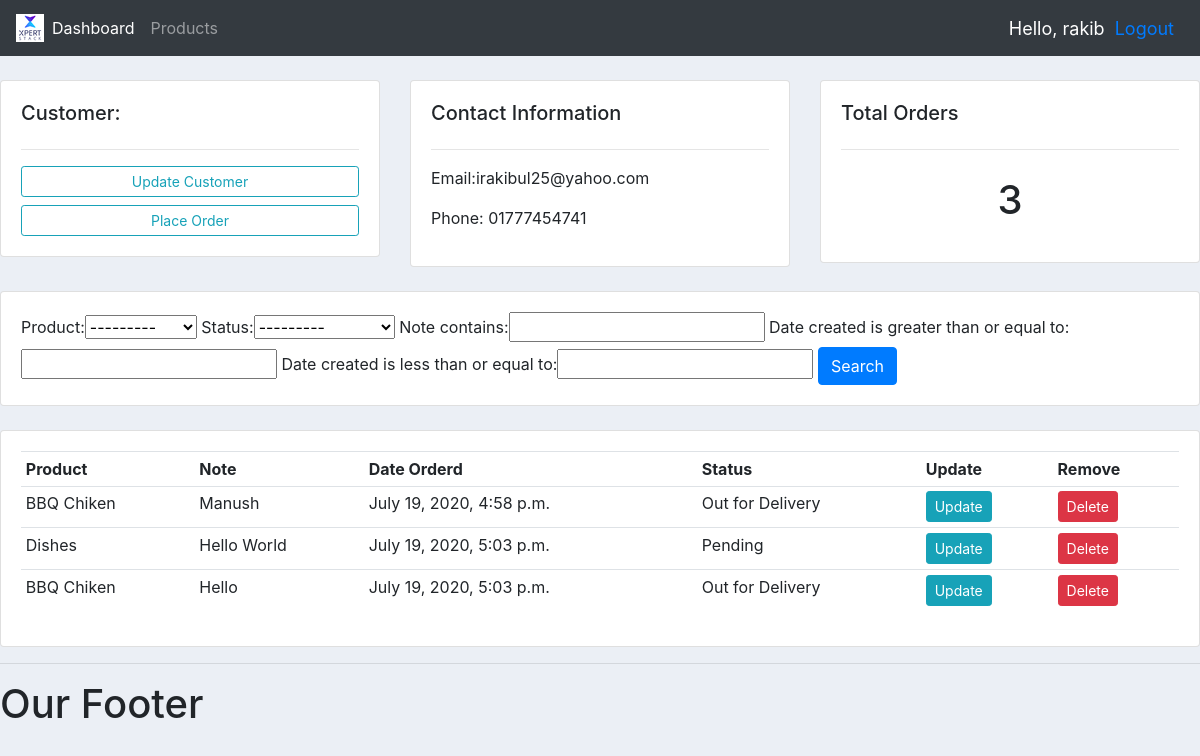
The app's page /customer/1/ (signed in) with its own data.
### accounts/models.py (models this page shows, shortened)
class Customer(models.Model):
    name = models.CharField(max_length=200, null= True)
    phone = models.CharField(max_length=200, null= True)
    email = models.CharField(max_length=200, null= True)
    date_created = models.DateTimeField(auto_now_add= True, null= True)

class Order(models.Model):
    STATUS = (
        ('Pending', 'Pending'),
        ('Out for Delivery', 'Out for Delivery'),
        ('Delivered', 'Delivered'),
        )
    customer= models.ForeignKey(Customer, null=True, on_delete = models.SET_NULL)
    product = models.ForeignKey(Product, null=True, on_delete= models.SET_NULL)
    date_created = models.DateTimeField(auto_now_add= True, null= True)
    status = models.CharField(max_length=200, null= True, choices=STATUS )
    note = models.CharField(max_length=1000, null= True )

class Product(models.Model):
    CATEGORY = (
        ('Indoor','Indoor'),
        ('Out Door', 'Out Door'),
        )
    name = models.CharField(max_length=200, null= True)
    price = models.FloatField( null= True)
    category = models.CharField(max_length=200, null= True, choices=CATEGORY )
    description = models.CharField(max_length=200, null= True, blank= True)
    date_created = models.DateTimeField(auto_now_add= True, null= True)
    tag = models.ManyToManyField(Tag)
    def __str__(self):
        return self.name

### accounts/views.py (the view)
# urls.py: path('customer/<str:pk_test>/', views.customer,  name ="customer"),
@login_required(login_url = 'login')
def customer(request, pk_test):
    customer = Customer.objects.get(id=pk_test)
    orders = customer.order_set.all()
    order_count = orders.count()
    myFilter = OrderFilter(request.GET, queryset=orders)
    orders = myFilter.qs
    context = {'customer':customer, 'orders': orders, 'order_count':order_count,'myFilter':myFilter}
    return render(request, "accounts/customer.html", context)

### templates/accounts/customer.html
{% extends "accounts/main.html" %}
{% block content %}
<br>
<div class="row">
	<div class="col-md">
		<div class="card card-body">
			<h5>Customer:</h5>
			<hr>
			<a class="btn btn-outline-info  btn-sm btn-block" href="">Update Customer</a>
			<a class="btn btn-outline-info  btn-sm btn-block" href="{% url 'create_order' customer.id %}"> Place Order</a>
		</div>
	</div>
	<div class="col-md">
		<div class="card card-body">
			<h5>Contact Information</h5>
			<hr>
			<p>Email:{{ customer.email }} </p>
			<p>Phone: {{ customer.phone }}</p>
		</div>
	</div>
	<div class="col-md">
		<div class="card card-body">
			<h5>Total Orders</h5>
			<hr>
			<h1 style="text-align: center;padding: 10px">{{ order_count }}</h1>
		</div>
	</div>
</div>
<br>
<div class="row">
	<div class="col">
		<div class="card card-body">
			<form method="get">
			{{ myFilter.form }}
		    <button class="btn btn-primary" type="submit">Search</button>
		  </form>
		</div>
	</div>
</div>
<br>
<div class="row">
	<div class="col-md">
		<div class="card card-body">
			<table class="table table-sm">
				<tr>
					<th>Product</th>
					<th>Note</th>
					<th>Date Orderd</th>
					<th>Status</th>
					<th>Update</th>
					<th>Remove</th>
				</tr>
				{% for order in orders %}
				<tr>
					<td>{{ order.product }}</td>
					<td>{{ order.note }}</td>
					<td>{{ order.date_created }}</td>
					<td>{{ order.status }}</td>
					<td><a class ="btn btn-sm btn-info" href="{% url 'update_order' order.id %}">Update</a></td>
					<td><a class ="btn btn-sm btn-danger" href="{% url 'delete_order' order.id %}"> Delete </a></td>
				</tr>
				{% endfor %}
			</table>
		</div>
	</div>
</div>
{% endblock  %}

### templates/accounts/navbar.html (shortened to what this page needs)
{% load static %}
<nav class="navbar navbar-expand-lg navbar-dark bg-dark">
    <img src="{% static 'images/logo.png' %}">
    <div class="collapse navbar-collapse" id="navbarNav">
      <ul class="navbar-nav">
        <li class="nav-item active">
          <a class="nav-link" href="{% url 'home' %} ">Dashboard</a>
        </li>
        <li class="nav-item">
          <a class="nav-link" href="{% url 'products' %}">Products</a>
        </li>
      </ul>
    </div>
    <span class="hello-msg" > Hello, {{ request.user }} </span>
    <span class="hello-msg"> <a href="{% url 'logout' %}">Logout </a></span>
  </nav>

### static/css/main.css (style rules this page uses)
body { background-color: #ebeff5; }

### templates/accounts/navbar.html (style rules this page uses)
.hello-msg { font-size: 18px; color: #fff; margin-right: 10px; }

### records on screen
Customer: email "irakibul25@yahoo.com", phone "01777454741"
Order: product "BBQ Chiken", note "Manush", date_created "July 19, 2020, 4:58 p.m.", status "Out for Delivery"
Order: product "Dishes", note "Hello World", date_created "July 19, 2020, 5:03 p.m.", status "Pending"
Order: product "BBQ Chiken", note "Hello", date_created "July 19, 2020, 5:03 p.m.", status "Out for Delivery"

### other values on screen
{{ request.user }} "rakib"
{{ order_count }} "3"
